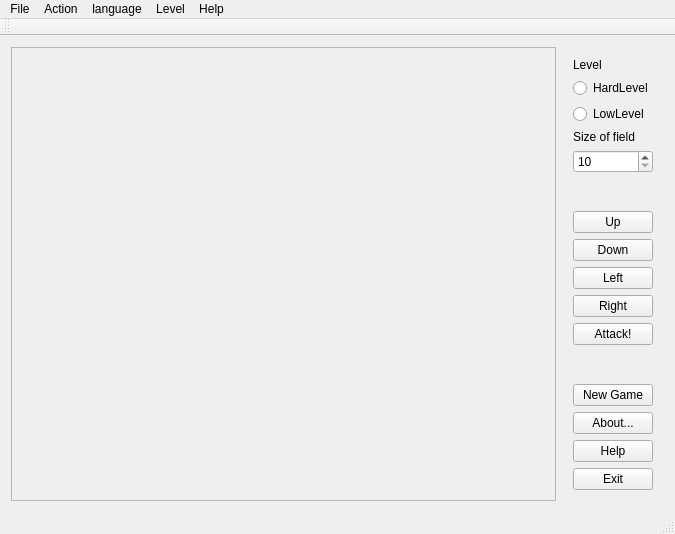
<?xml version="1.0" encoding="UTF-8"?>
<ui version="4.0">
 <class>CrissCrossWindow</class>
 <widget class="QMainWindow" name="CrissCrossWindow">
  <property name="geometry">
   <rect>
    <x>0</x>
    <y>0</y>
    <width>675</width>
    <height>534</height>
   </rect>
  </property>
  <property name="windowTitle">
   <string>Criss Cross</string>
  </property>
  <widget class="QWidget" name="centralWidget">
   <layout class="QHBoxLayout" name="horizontalLayout">
    <item>
     <widget class="QScrollArea" name="scrollArea_2">
      <property name="widgetResizable">
       <bool>true</bool>
      </property>
      <widget class="QWidget" name="scrollAreaWidgetContents_2">
       <property name="geometry">
        <rect>
         <x>0</x>
         <y>0</y>
         <width>532</width>
         <height>454</height>
        </rect>
       </property>
       <layout class="QHBoxLayout" name="horizontalLayout_2">
        <item>
         <widget class="FieldGraph" name="widget" native="true"/>
        </item>
       </layout>
      </widget>
     </widget>
    </item>
    <item>
     <widget class="QWidget" name="widget_2" native="true">
      <layout class="QVBoxLayout" name="verticalLayout">
       <item>
        <widget class="QLabel" name="label_2">
         <property name="text">
          <string>Level</string>
         </property>
        </widget>
       </item>
       <item>
        <widget class="QRadioButton" name="HardButton">
         <property name="text">
          <string>HardLevel</string>
         </property>
        </widget>
       </item>
       <item>
        <widget class="QRadioButton" name="LowButton">
         <property name="text">
          <string>LowLevel</string>
         </property>
        </widget>
       </item>
       <item>
        <widget class="QLabel" name="label">
         <property name="text">
          <string>Size of field</string>
         </property>
        </widget>
       </item>
       <item>
        <widget class="QSpinBox" name="spinBox">
         <property name="minimum">
          <number>10</number>
         </property>
         <property name="maximum">
          <number>50</number>
         </property>
        </widget>
       </item>
       <item>
        <spacer name="verticalSpacer">
         <property name="orientation">
          <enum>Qt::Vertical</enum>
         </property>
         <property name="sizeHint" stdset="0">
          <size>
           <width>20</width>
           <height>40</height>
          </size>
         </property>
        </spacer>
       </item>
       <item>
        <widget class="QPushButton" name="up">
         <property name="text">
          <string>Up</string>
         </property>
        </widget>
       </item>
       <item>
        <widget class="QPushButton" name="down">
         <property name="text">
          <string>Down</string>
         </property>
        </widget>
       </item>
       <item>
        <widget class="QPushButton" name="left">
         <property name="text">
          <string>Left</string>
         </property>
        </widget>
       </item>
       <item>
        <widget class="QPushButton" name="right">
         <property name="text">
          <string>Right</string>
         </property>
        </widget>
       </item>
       <item>
        <widget class="QPushButton" name="attack">
         <property name="text">
          <string>Attack!</string>
         </property>
        </widget>
       </item>
       <item>
        <spacer name="verticalSpacer_2">
         <property name="orientation">
          <enum>Qt::Vertical</enum>
         </property>
         <property name="sizeHint" stdset="0">
          <size>
           <width>20</width>
           <height>40</height>
          </size>
         </property>
        </spacer>
       </item>
       <item>
        <widget class="QPushButton" name="newgame">
         <property name="text">
          <string>New Game</string>
         </property>
        </widget>
       </item>
       <item>
        <widget class="QPushButton" name="about">
         <property name="text">
          <string>About...</string>
         </property>
        </widget>
       </item>
       <item>
        <widget class="QPushButton" name="pushButton">
         <property name="text">
          <string>Help</string>
         </property>
        </widget>
       </item>
       <item>
        <widget class="QPushButton" name="exit">
         <property name="text">
          <string>Exit</string>
         </property>
        </widget>
       </item>
      </layout>
     </widget>
    </item>
   </layout>
  </widget>
  <widget class="QMenuBar" name="menuBar">
   <property name="geometry">
    <rect>
     <x>0</x>
     <y>0</y>
     <width>675</width>
     <height>25</height>
    </rect>
   </property>
   <widget class="QMenu" name="menuHelp">
    <property name="title">
     <string>Help</string>
    </property>
    <widget class="QMenu" name="menuHelpMe">
     <property name="title">
      <string>HelpMe</string>
     </property>
     <addaction name="actionHard"/>
     <addaction name="actionSimple"/>
    </widget>
    <addaction name="actionAbout"/>
    <addaction name="menuHelpMe"/>
   </widget>
   <widget class="QMenu" name="menuFile">
    <property name="title">
     <string>File</string>
    </property>
    <addaction name="actionNew_game"/>
    <addaction name="separator"/>
    <addaction name="actionSave_game"/>
    <addaction name="actionLoad_game"/>
    <addaction name="separator"/>
    <addaction name="actionExit"/>
   </widget>
   <widget class="QMenu" name="menuAction">
    <property name="title">
     <string>Action</string>
    </property>
    <addaction name="actionUp"/>
    <addaction name="actionDown"/>
    <addaction name="actionLeft"/>
    <addaction name="actionRight"/>
    <addaction name="separator"/>
    <addaction name="actionAttack"/>
    <addaction name="separator"/>
    <addaction name="actionUndo"/>
    <addaction name="actionCheat"/>
    <addaction name="separator"/>
    <addaction name="actionSetSize"/>
   </widget>
   <widget class="QMenu" name="menuLanguage">
    <property name="title">
     <string>language</string>
    </property>
    <addaction name="action"/>
    <addaction name="action_2"/>
   </widget>
   <widget class="QMenu" name="menuLevel">
    <property name="title">
     <string>Level</string>
    </property>
    <addaction name="actionHard_2"/>
    <addaction name="actionSimple_2"/>
   </widget>
   <addaction name="menuFile"/>
   <addaction name="menuAction"/>
   <addaction name="menuLanguage"/>
   <addaction name="menuLevel"/>
   <addaction name="menuHelp"/>
  </widget>
  <widget class="QToolBar" name="mainToolBar">
   <attribute name="toolBarArea">
    <enum>TopToolBarArea</enum>
   </attribute>
   <attribute name="toolBarBreak">
    <bool>false</bool>
   </attribute>
  </widget>
  <widget class="QStatusBar" name="statusBar"/>
  <action name="actionAbout">
   <property name="text">
    <string>About...</string>
   </property>
   <property name="shortcut">
    <string>Alt+O</string>
   </property>
  </action>
  <action name="actionNew_game">
   <property name="text">
    <string>New game</string>
   </property>
   <property name="shortcut">
    <string>Alt+N</string>
   </property>
  </action>
  <action name="actionExit">
   <property name="text">
    <string>Exit</string>
   </property>
   <property name="shortcut">
    <string>Alt+Q</string>
   </property>
  </action>
  <action name="actionUp">
   <property name="text">
    <string>Up</string>
   </property>
   <property name="shortcut">
    <string>Alt+U</string>
   </property>
  </action>
  <action name="actionDown">
   <property name="text">
    <string>Down</string>
   </property>
   <property name="shortcut">
    <string>Alt+D</string>
   </property>
  </action>
  <action name="actionLeft">
   <property name="text">
    <string>Left</string>
   </property>
   <property name="shortcut">
    <string>Alt+L</string>
   </property>
  </action>
  <action name="actionRight">
   <property name="text">
    <string>Right</string>
   </property>
   <property name="shortcut">
    <string>Alt+R</string>
   </property>
  </action>
  <action name="actionAttack">
   <property name="text">
    <string>Attack</string>
   </property>
   <property name="shortcut">
    <string>Alt+A</string>
   </property>
  </action>
  <action name="actionSave_game">
   <property name="text">
    <string>Save game</string>
   </property>
   <property name="shortcut">
    <string>F2</string>
   </property>
  </action>
  <action name="actionLoad_game">
   <property name="text">
    <string>Load game</string>
   </property>
   <property name="shortcut">
    <string>F3</string>
   </property>
  </action>
  <action name="actionUndo">
   <property name="text">
    <string>Undo</string>
   </property>
   <property name="shortcut">
    <string>Ctrl+Z</string>
   </property>
  </action>
  <action name="actionCheat">
   <property name="text">
    <string>Cheat</string>
   </property>
   <property name="shortcut">
    <string>Ctrl+C</string>
   </property>
  </action>
  <action name="action">
   <property name="text">
    <string>русский</string>
   </property>
   <property name="visible">
    <bool>true</bool>
   </property>
  </action>
  <action name="action_2">
   <property name="text">
    <string>english</string>
   </property>
  </action>
  <action name="actionHard">
   <property name="text">
    <string>hard</string>
   </property>
   <property name="shortcut">
    <string>Alt+H</string>
   </property>
  </action>
  <action name="actionSimple">
   <property name="text">
    <string>simple</string>
   </property>
   <property name="shortcut">
    <string>Alt+S</string>
   </property>
  </action>
  <action name="actionHard_2">
   <property name="checkable">
    <bool>true</bool>
   </property>
   <property name="text">
    <string>hard</string>
   </property>
  </action>
  <action name="actionSimple_2">
   <property name="checkable">
    <bool>true</bool>
   </property>
   <property name="text">
    <string>simple</string>
   </property>
  </action>
  <action name="actionSetSize">
   <property name="text">
    <string>SetSize</string>
   </property>
  </action>
 </widget>
 <layoutdefault spacing="6" margin="11"/>
 <customwidgets>
  <customwidget>
   <class>FieldGraph</class>
   <extends>QWidget</extends>
   <header location="global">fieldgraph.h</header>
   <container>1</container>
  </customwidget>
 </customwidgets>
 <resources/>
 <connections>
  <connection>
   <sender>exit</sender>
   <signal>clicked()</signal>
   <receiver>CrissCrossWindow</receiver>
   <slot>close()</slot>
   <hints>
    <hint type="sourcelabel">
     <x>475</x>
     <y>368</y>
    </hint>
    <hint type="destinationlabel">
     <x>531</x>
     <y>352</y>
    </hint>
   </hints>
  </connection>
 </connections>
</ui>
